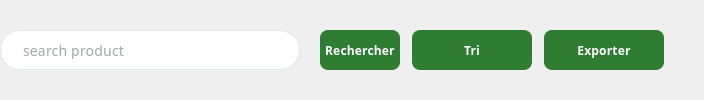
                   <widget class="QWidget" name="searchAndActionsWidget_5" native="true">
                    <layout class="QHBoxLayout" name="searchAndActionsLayout_5">
                     <property name="spacing">
                      <number>20</number>
                     </property>
                     <property name="leftMargin">
                      <number>0</number>
                     </property>
                     <property name="topMargin">
                      <number>0</number>
                     </property>
                     <property name="rightMargin">
                      <number>0</number>
                     </property>
                     <property name="bottomMargin">
                      <number>0</number>
                     </property>
                     <item>
                      <widget class="QLineEdit" name="searchInput_5">
                       <property name="minimumSize">
                        <size>
                         <width>300</width>
                         <height>40</height>
                        </size>
                       </property>
                       <property name="maximumSize">
                        <size>
                         <width>500</width>
                         <height>40</height>
                        </size>
                       </property>
                       <property name="font">
                        <font>
                         <family>Poppins</family>
                         <pointsize>-1</pointsize>
                         <fontweight>Light</fontweight>
                        </font>
                       </property>
                       <property name="styleSheet">
                        <string notr="true">QLineEdit {
    background-color: #ffffff;
    border: 1px solid #e1e8ed;
    border-radius: 20px;
    padding: 10px 20px;
    font-size: 14px;
    color: #495057;
    font-weight: 300;
    font-family: 'Poppins', 'Segoe UI', Arial, sans-serif;
    letter-spacing: 0.2px;
}

QLineEdit:focus {
    border-color: #1da1f2;
    background-color: #fafbfc;
    outline: none;
}

QLineEdit:hover {
    border-color: #adb5bd;
}</string>
                       </property>
                       <property name="alignment">
                        <set>Qt::AlignmentFlag::AlignLeading|Qt::AlignmentFlag::AlignLeft|Qt::AlignmentFlag::AlignVCenter</set>
                       </property>
                       <property name="placeholderText">
                        <string>search product</string>
                       </property>
                      </widget>
                     </item>
                     <item>
                      <widget class="QWidget" name="actionButtonsWidget_5" native="true">
                       <layout class="QHBoxLayout" name="actionButtonsLayout_5">
                        <property name="spacing">
                         <number>12</number>
                        </property>
                        <property name="leftMargin">
                         <number>0</number>
                        </property>
                        <property name="topMargin">
                         <number>0</number>
                        </property>
                        <property name="rightMargin">
                         <number>0</number>
                        </property>
                        <property name="bottomMargin">
                         <number>0</number>
                        </property>
                        <item>
                         <widget class="QPushButton" name="searchBtn_5">
                          <property name="minimumSize">
                           <size>
                            <width>80</width>
                            <height>40</height>
                           </size>
                          </property>
                          <property name="maximumSize">
                           <size>
                            <width>80</width>
                            <height>40</height>
                           </size>
                          </property>
                          <property name="font">
                           <font>
                            <family>Poppins</family>
                            <pointsize>9</pointsize>
                            <fontweight>Medium</fontweight>
                           </font>
                          </property>
                          <property name="styleSheet">
                           <string notr="true">QPushButton {
    background-color: #2E7D32;   /* Primary green */
    color: white;
    border: none;
    border-radius: 8px;
    padding: 0px;
    font-weight: 500;
    font-family: 'Poppins', 'Segoe UI', Arial, sans-serif;
    letter-spacing: 0.2px;
}

QPushButton:hover {
    background-color: #27692B;   /* Hover green */
}

QPushButton:pressed {
    background-color: #1B5E20;   /* Pressed green */
}
</string>
                          </property>
                          <property name="text">
                           <string>Rechercher</string>
                          </property>
                         </widget>
                        </item>
                        <item>
                         <widget class="QPushButton" name="sortBtn_5">
                          <property name="minimumSize">
                           <size>
                            <width>120</width>
                            <height>40</height>
                           </size>
                          </property>
                          <property name="maximumSize">
                           <size>
                            <width>120</width>
                            <height>40</height>
                           </size>
                          </property>
                          <property name="font">
                           <font>
                            <family>Poppins</family>
                            <pointsize>9</pointsize>
                            <fontweight>Medium</fontweight>
                           </font>
                          </property>
                          <property name="styleSheet">
                           <string notr="true">QPushButton {
    background-color: #2E7D32;   /* Primary green */
    color: white;
    border: none;
    border-radius: 8px;
    padding: 0px;
    font-weight: 500;
    font-family: 'Poppins', 'Segoe UI', Arial, sans-serif;
    letter-spacing: 0.2px;
}

QPushButton:hover {
    background-color: #27692B;   /* Hover green */
}

QPushButton:pressed {
    background-color: #1B5E20;   /* Pressed green */
}
</string>
                          </property>
                          <property name="text">
                           <string>Tri</string>
                          </property>
                         </widget>
                        </item>
                        <item>
                         <widget class="QPushButton" name="exportBtn_5">
                          <property name="minimumSize">
                           <size>
                            <width>120</width>
                            <height>40</height>
                           </size>
                          </property>
                          <property name="maximumSize">
                           <size>
                            <width>120</width>
                            <height>40</height>
                           </size>
                          </property>
                          <property name="font">
                           <font>
                            <family>Poppins</family>
                            <pointsize>9</pointsize>
                            <fontweight>Medium</fontweight>
                           </font>
                          </property>
                          <property name="styleSheet">
                           <string notr="true">QPushButton {
    background-color: #2E7D32;   /* Primary green */
    color: white;
    border: none;
    border-radius: 8px;
    padding: 0px;
    font-weight: 500;
    font-family: 'Poppins', 'Segoe UI', Arial, sans-serif;
    letter-spacing: 0.2px;
}

QPushButton:hover {
    background-color: #27692B;   /* Hover green */
}

QPushButton:pressed {
    background-color: #1B5E20;   /* Pressed green */
}
</string>
                          </property>
                          <property name="text">
                           <string>Exporter</string>
                          </property>
                         </widget>
                        </item>
                       </layout>
                      </widget>
                     </item>
                     <item>
                      <spacer name="horizontalSpacer_10">
                       <property name="orientation">
                        <enum>Qt::Orientation::Horizontal</enum>
                       </property>
                       <property name="sizeHint" stdset="0">
                        <size>
                         <width>40</width>
                         <height>20</height>
                        </size>
                       </property>
                      </spacer>
                     </item>
                    </layout>
                   </widget>
